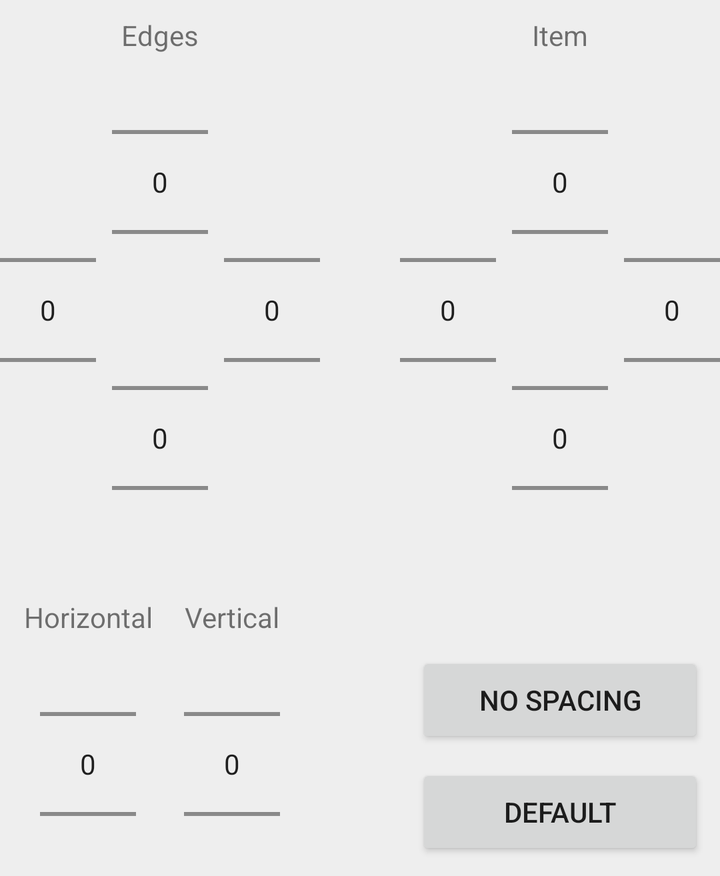
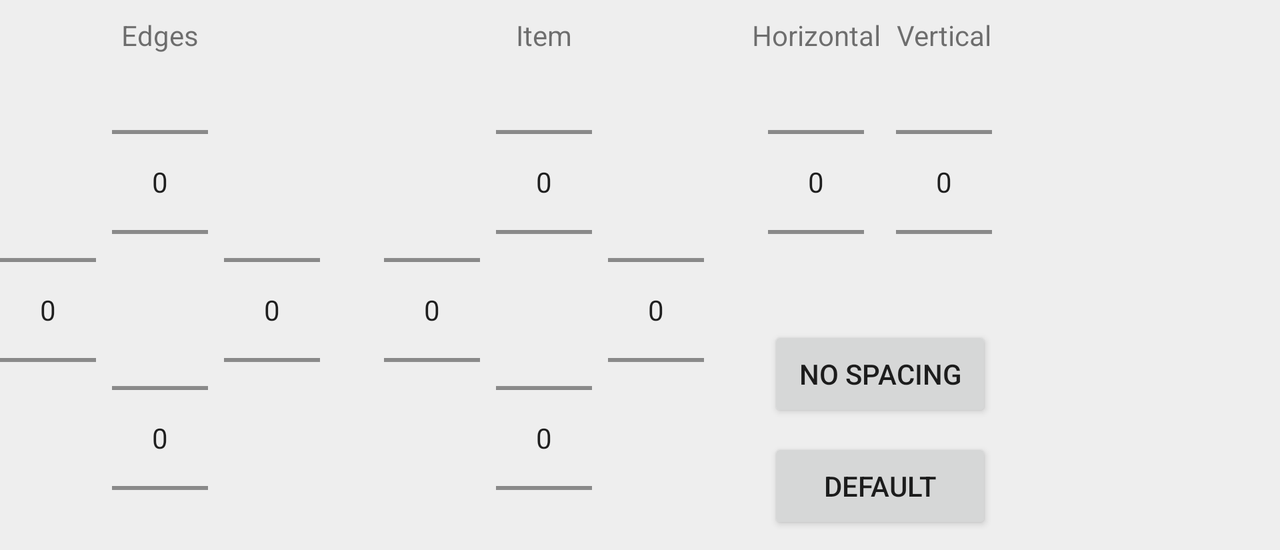

First picture: res/layout/ on a phone held upright. Second picture: the repository's own variant of that layout, on a device whose configuration matches the variant's folder. Source for both follows.
<!-- AndroidManifest.xml: application theme AppTheme -->
<!-- res/layout/fragment_spacing_config.xml -->
<?xml version="1.0" encoding="utf-8"?>
<android.support.constraint.ConstraintLayout xmlns:android="http://schemas.android.com/apk/res/android"
    xmlns:app="http://schemas.android.com/apk/res-auto"
    xmlns:tools="http://schemas.android.com/tools"
    android:layout_width="match_parent"
    android:layout_height="wrap_content">

    <TextView
        android:id="@+id/labelEdges"
        android:layout_width="wrap_content"
        android:layout_height="wrap_content"
        android:layout_marginEnd="8dp"
        android:layout_marginRight="8dp"
        android:layout_marginStart="8dp"
        android:layout_marginLeft="8dp"
        android:layout_marginTop="8dp"
        android:text="@string/spacing_config_label_edges"
        app:layout_constraintEnd_toEndOf="@+id/pickerEdgeTop"
        app:layout_constraintStart_toStartOf="@+id/pickerEdgeTop"
        app:layout_constraintTop_toTopOf="parent" />

    <NumberPicker
        android:id="@+id/pickerEdgeLeft"
        android:layout_width="@dimen/spacing_config_picker_width"
        android:layout_height="@dimen/spacing_config_picker_height"
        android:layout_marginBottom="8dp"
        android:layout_marginTop="8dp"
        app:layout_constraintBottom_toBottomOf="@+id/pickerEdgeBottom"
        app:layout_constraintStart_toStartOf="parent"
        app:layout_constraintTop_toTopOf="@+id/pickerEdgeTop" />

    <NumberPicker
        android:id="@+id/pickerEdgeTop"
        android:layout_width="@dimen/spacing_config_picker_width"
        android:layout_height="@dimen/spacing_config_picker_height"
        android:layout_marginStart="8dp"
        android:layout_marginLeft="8dp"
        android:layout_marginTop="8dp"
        app:layout_constraintStart_toEndOf="@+id/pickerEdgeLeft"
        app:layout_constraintTop_toBottomOf="@+id/labelEdges" />

    <NumberPicker
        android:id="@+id/pickerEdgeRight"
        android:layout_width="@dimen/spacing_config_picker_width"
        android:layout_height="@dimen/spacing_config_picker_height"
        android:layout_marginLeft="8dp"
        android:layout_marginStart="8dp"
        app:layout_constraintBottom_toBottomOf="@+id/pickerEdgeLeft"
        app:layout_constraintStart_toEndOf="@+id/pickerEdgeTop"
        app:layout_constraintTop_toTopOf="@+id/pickerEdgeLeft" />

    <NumberPicker
        android:id="@+id/pickerEdgeBottom"
        android:layout_width="@dimen/spacing_config_picker_width"
        android:layout_height="@dimen/spacing_config_picker_height"
        android:layout_marginTop="16dp"
        app:layout_constraintEnd_toEndOf="@+id/pickerEdgeTop"
        app:layout_constraintStart_toStartOf="@+id/pickerEdgeTop"
        app:layout_constraintTop_toBottomOf="@+id/pickerEdgeTop" />


    <TextView
        android:id="@+id/labelItem"
        android:layout_width="wrap_content"
        android:layout_height="wrap_content"
        android:layout_marginEnd="8dp"
        android:layout_marginStart="8dp"
        android:layout_marginTop="8dp"
        android:text="@string/spacing_config_label_item"
        app:layout_constraintEnd_toEndOf="@+id/pickerItemTop"
        app:layout_constraintStart_toStartOf="@+id/pickerItemTop"
        app:layout_constraintTop_toTopOf="parent" />

    <NumberPicker
        android:id="@+id/pickerItemLeft"
        android:layout_width="@dimen/spacing_config_picker_width"
        android:layout_height="@dimen/spacing_config_picker_height"
        android:layout_marginBottom="8dp"
        android:layout_marginEnd="8dp"
        android:layout_marginRight="8dp"
        android:layout_marginTop="8dp"
        app:layout_constraintBottom_toBottomOf="@+id/pickerItemBottom"
        app:layout_constraintEnd_toStartOf="@+id/pickerItemTop"
        app:layout_constraintTop_toTopOf="@+id/pickerItemTop" />

    <NumberPicker
        android:id="@+id/pickerItemTop"
        android:layout_width="@dimen/spacing_config_picker_width"
        android:layout_height="@dimen/spacing_config_picker_height"
        android:layout_marginEnd="8dp"
        android:layout_marginRight="8dp"
        android:layout_marginTop="8dp"
        app:layout_constraintEnd_toStartOf="@+id/pickerItemRight"
        app:layout_constraintTop_toBottomOf="@+id/labelItem" />

    <NumberPicker
        android:id="@+id/pickerItemRight"
        android:layout_width="@dimen/spacing_config_picker_width"
        android:layout_height="@dimen/spacing_config_picker_height"
        app:layout_constraintBottom_toBottomOf="@+id/pickerItemLeft"
        app:layout_constraintEnd_toEndOf="parent"
        app:layout_constraintTop_toTopOf="@+id/pickerItemLeft" />

    <NumberPicker
        android:id="@+id/pickerItemBottom"
        android:layout_width="@dimen/spacing_config_picker_width"
        android:layout_height="@dimen/spacing_config_picker_height"
        android:layout_marginTop="16dp"
        app:layout_constraintEnd_toEndOf="@+id/pickerItemTop"
        app:layout_constraintStart_toStartOf="@+id/pickerItemTop"
        app:layout_constraintTop_toBottomOf="@+id/pickerItemTop" />


    <NumberPicker
        android:id="@+id/pickerHorizontal"
        android:layout_width="@dimen/spacing_config_picker_width"
        android:layout_height="@dimen/spacing_config_picker_height"
        android:layout_marginStart="8dp"
        android:layout_marginLeft="8dp"
        android:layout_marginTop="8dp"
        app:layout_constraintEnd_toStartOf="@+id/pickerVertical"
        app:layout_constraintHorizontal_bias="0.5"
        app:layout_constraintHorizontal_chainStyle="packed"
        app:layout_constraintStart_toStartOf="@+id/pickerEdgeLeft"
        app:layout_constraintTop_toBottomOf="@+id/labelHorizontal" />

    <TextView
        android:id="@+id/labelHorizontal"
        android:layout_width="wrap_content"
        android:layout_height="wrap_content"
        android:layout_marginTop="24dp"
        android:text="@string/spacing_config_label_horizontal"
        app:layout_constraintEnd_toEndOf="@+id/pickerHorizontal"
        app:layout_constraintStart_toStartOf="@+id/pickerHorizontal"
        app:layout_constraintTop_toBottomOf="@+id/pickerEdgeBottom" />

    <NumberPicker
        android:id="@+id/pickerVertical"
        android:layout_width="@dimen/spacing_config_picker_width"
        android:layout_height="@dimen/spacing_config_picker_height"
        android:layout_marginEnd="8dp"
        android:layout_marginRight="8dp"
        android:layout_marginStart="24dp"
        android:layout_marginLeft="8dp"
        app:layout_constraintBottom_toBottomOf="@+id/pickerHorizontal"
        app:layout_constraintEnd_toEndOf="@+id/pickerEdgeRight"
        app:layout_constraintStart_toEndOf="@+id/pickerHorizontal"
        app:layout_constraintTop_toTopOf="@+id/pickerHorizontal" />

    <TextView
        android:id="@+id/labelVertical"
        android:layout_width="wrap_content"
        android:layout_height="wrap_content"
        android:layout_marginBottom="8dp"
        android:text="@string/spacing_config_label_vertical"
        app:layout_constraintBottom_toTopOf="@+id/pickerVertical"
        app:layout_constraintEnd_toEndOf="@+id/pickerVertical"
        app:layout_constraintStart_toStartOf="@+id/pickerVertical" />


    <Button
        android:id="@+id/btnSetZero"
        android:layout_width="0dp"
        android:layout_height="wrap_content"
        android:layout_marginBottom="8dp"
        android:layout_marginEnd="8dp"
        android:layout_marginStart="8dp"
        android:text="@string/spacing_config_btn_set_zero"
        app:layout_constraintBottom_toTopOf="@+id/btnSetDefault"
        app:layout_constraintEnd_toEndOf="parent"
        app:layout_constraintStart_toStartOf="@+id/pickerItemLeft" />

    <Button
        android:id="@+id/btnSetDefault"
        android:layout_width="0dp"
        android:layout_height="wrap_content"
        android:layout_marginBottom="8dp"
        android:text="@string/spacing_config_btn_set_default"
        app:layout_constraintBottom_toBottomOf="parent"
        app:layout_constraintEnd_toEndOf="@+id/btnSetZero"
        app:layout_constraintStart_toStartOf="@+id/btnSetZero" />

</android.support.constraint.ConstraintLayout>
<!-- resources referenced by this layout -->
<resources>
  <dimen name="spacing_config_picker_height">112dp</dimen>
  <dimen name="spacing_config_picker_width">48dp</dimen>
  <string name="spacing_config_btn_set_default">Default</string>
  <string name="spacing_config_btn_set_zero">No spacing</string>
  <string name="spacing_config_label_edges">Edges</string>
  <string name="spacing_config_label_horizontal">Horizontal</string>
  <string name="spacing_config_label_item">Item</string>
  <string name="spacing_config_label_vertical">Vertical</string>
  <style name="AppTheme" parent="Theme.AppCompat.Light.DarkActionBar">
          
          <item name="colorPrimary">@color/primaryColor</item>
          <item name="colorPrimaryDark">@color/primaryDarkColor</item>
          
          
          <item name="colorAccent">@color/secondaryColor</item>
          <item name="android:windowBackground">@color/md_grey_200</item>
      </style>
  <color name="primaryColor">#009688</color>
  <color name="primaryDarkColor">#00675b</color>
  <color name="secondaryColor">#ff6e40</color>
  <color name="md_grey_200">#eeeeee</color>
</resources>
<!-- res/layout-w520dp/fragment_spacing_config.xml (the repository's variant of the layout above) -->
<!-- drawn on the phone turned sideways -->
<?xml version="1.0" encoding="utf-8"?>
<androidx.constraintlayout.widget.ConstraintLayout
    xmlns:android="http://schemas.android.com/apk/res/android"
    xmlns:app="http://schemas.android.com/apk/res-auto"
    xmlns:tools="http://schemas.android.com/tools"
    android:layout_width="match_parent"
    android:layout_height="wrap_content">

    <TextView
        android:id="@+id/labelEdges"
        android:layout_width="wrap_content"
        android:layout_height="wrap_content"
        android:layout_marginEnd="8dp"
        android:layout_marginStart="8dp"
        android:layout_marginTop="8dp"
        android:text="@string/spacing_config_label_edges"
        app:layout_constraintEnd_toEndOf="@+id/pickerEdgeTop"
        app:layout_constraintStart_toStartOf="@+id/pickerEdgeTop"
        app:layout_constraintTop_toTopOf="parent" />

    <NumberPicker
        android:id="@+id/pickerEdgeLeft"
        android:layout_width="@dimen/spacing_config_picker_width"
        android:layout_height="@dimen/spacing_config_picker_height"
        android:layout_marginBottom="8dp"
        android:layout_marginTop="8dp"
        app:layout_constraintBottom_toBottomOf="@+id/pickerEdgeBottom"
        app:layout_constraintStart_toStartOf="parent"
        app:layout_constraintTop_toTopOf="@+id/pickerEdgeTop" />

    <NumberPicker
        android:id="@+id/pickerEdgeTop"
        android:layout_width="@dimen/spacing_config_picker_width"
        android:layout_height="@dimen/spacing_config_picker_height"
        android:layout_marginStart="8dp"
        android:layout_marginLeft="8dp"
        android:layout_marginTop="8dp"
        app:layout_constraintStart_toEndOf="@+id/pickerEdgeLeft"
        app:layout_constraintTop_toBottomOf="@+id/labelEdges" />

    <NumberPicker
        android:id="@+id/pickerEdgeRight"
        android:layout_width="@dimen/spacing_config_picker_width"
        android:layout_height="@dimen/spacing_config_picker_height"
        android:layout_marginLeft="8dp"
        android:layout_marginStart="8dp"
        app:layout_constraintBottom_toBottomOf="@+id/pickerEdgeLeft"
        app:layout_constraintStart_toEndOf="@+id/pickerEdgeTop"
        app:layout_constraintTop_toTopOf="@+id/pickerEdgeLeft" />

    <NumberPicker
        android:id="@+id/pickerEdgeBottom"
        android:layout_width="@dimen/spacing_config_picker_width"
        android:layout_height="@dimen/spacing_config_picker_height"
        android:layout_marginTop="16dp"
        app:layout_constraintEnd_toEndOf="@+id/pickerEdgeTop"
        app:layout_constraintStart_toStartOf="@+id/pickerEdgeTop"
        app:layout_constraintTop_toBottomOf="@+id/pickerEdgeTop" />


    <TextView
        android:id="@+id/labelItem"
        android:layout_width="wrap_content"
        android:layout_height="wrap_content"
        android:layout_marginBottom="8dp"
        android:layout_marginEnd="8dp"
        android:layout_marginStart="8dp"
        android:text="@string/spacing_config_label_item"
        app:layout_constraintBottom_toTopOf="@+id/pickerItemTop"
        app:layout_constraintEnd_toEndOf="@+id/pickerItemTop"
        app:layout_constraintStart_toStartOf="@+id/pickerItemTop" />

    <NumberPicker
        android:id="@+id/pickerItemLeft"
        android:layout_width="@dimen/spacing_config_picker_width"
        android:layout_height="@dimen/spacing_config_picker_height"
        android:layout_marginBottom="8dp"
        android:layout_marginStart="32dp"
        android:layout_marginLeft="32dp"
        android:layout_marginTop="8dp"
        app:layout_constraintBottom_toBottomOf="@+id/pickerItemBottom"
        app:layout_constraintStart_toEndOf="@+id/pickerEdgeRight"
        app:layout_constraintTop_toTopOf="@+id/pickerItemTop" />

    <NumberPicker
        android:id="@+id/pickerItemTop"
        android:layout_width="@dimen/spacing_config_picker_width"
        android:layout_height="@dimen/spacing_config_picker_height"
        android:layout_marginStart="8dp"
        android:layout_marginLeft="8dp"
        app:layout_constraintStart_toEndOf="@+id/pickerItemLeft"
        app:layout_constraintTop_toTopOf="@+id/pickerEdgeTop" />

    <NumberPicker
        android:id="@+id/pickerItemRight"
        android:layout_width="@dimen/spacing_config_picker_width"
        android:layout_height="@dimen/spacing_config_picker_height"
        android:layout_marginStart="8dp"
        android:layout_marginLeft="8dp"
        app:layout_constraintBottom_toBottomOf="@+id/pickerItemLeft"
        app:layout_constraintStart_toEndOf="@+id/pickerItemTop"
        app:layout_constraintTop_toTopOf="@+id/pickerItemLeft" />

    <NumberPicker
        android:id="@+id/pickerItemBottom"
        android:layout_width="@dimen/spacing_config_picker_width"
        android:layout_height="@dimen/spacing_config_picker_height"
        android:layout_marginTop="16dp"
        app:layout_constraintEnd_toEndOf="@+id/pickerItemTop"
        app:layout_constraintStart_toStartOf="@+id/pickerItemTop"
        app:layout_constraintTop_toBottomOf="@+id/pickerItemTop" />


    <NumberPicker
        android:id="@+id/pickerHorizontal"
        android:layout_width="@dimen/spacing_config_picker_width"
        android:layout_height="@dimen/spacing_config_picker_height"
        android:layout_marginStart="32dp"
        android:layout_marginLeft="32dp"
        app:layout_constraintStart_toEndOf="@+id/pickerItemRight"
        app:layout_constraintTop_toTopOf="@+id/pickerItemTop" />

    <TextView
        android:id="@+id/labelHorizontal"
        android:layout_width="wrap_content"
        android:layout_height="wrap_content"
        android:layout_marginBottom="8dp"
        android:text="@string/spacing_config_label_horizontal"
        app:layout_constraintBottom_toTopOf="@+id/pickerHorizontal"
        app:layout_constraintEnd_toEndOf="@+id/pickerHorizontal"
        app:layout_constraintStart_toStartOf="@+id/pickerHorizontal" />

    <NumberPicker
        android:id="@+id/pickerVertical"
        android:layout_width="@dimen/spacing_config_picker_width"
        android:layout_height="@dimen/spacing_config_picker_height"
        android:layout_marginStart="16dp"
        android:layout_marginLeft="16dp"
        app:layout_constraintBottom_toBottomOf="@+id/pickerHorizontal"
        app:layout_constraintStart_toEndOf="@+id/pickerHorizontal"
        app:layout_constraintTop_toTopOf="@+id/pickerHorizontal" />

    <TextView
        android:id="@+id/labelVertical"
        android:layout_width="wrap_content"
        android:layout_height="wrap_content"
        android:layout_marginBottom="8dp"
        android:text="@string/spacing_config_label_vertical"
        app:layout_constraintBottom_toTopOf="@+id/pickerVertical"
        app:layout_constraintEnd_toEndOf="@+id/pickerVertical"
        app:layout_constraintStart_toStartOf="@+id/pickerVertical" />


    <Button
        android:id="@+id/btnSetZero"
        android:layout_width="0dp"
        android:layout_height="wrap_content"
        android:layout_marginBottom="8dp"
        android:text="@string/spacing_config_btn_set_zero"
        app:layout_constraintBottom_toTopOf="@+id/btnSetDefault"
        app:layout_constraintEnd_toEndOf="@+id/pickerVertical"
        app:layout_constraintStart_toStartOf="@+id/pickerHorizontal" />

    <Button
        android:id="@+id/btnSetDefault"
        android:layout_width="0dp"
        android:layout_height="wrap_content"
        android:layout_marginBottom="8dp"
        android:text="@string/spacing_config_btn_set_default"
        app:layout_constraintBottom_toBottomOf="parent"
        app:layout_constraintEnd_toEndOf="@+id/btnSetZero"
        app:layout_constraintStart_toStartOf="@+id/btnSetZero" />

</androidx.constraintlayout.widget.ConstraintLayout>
